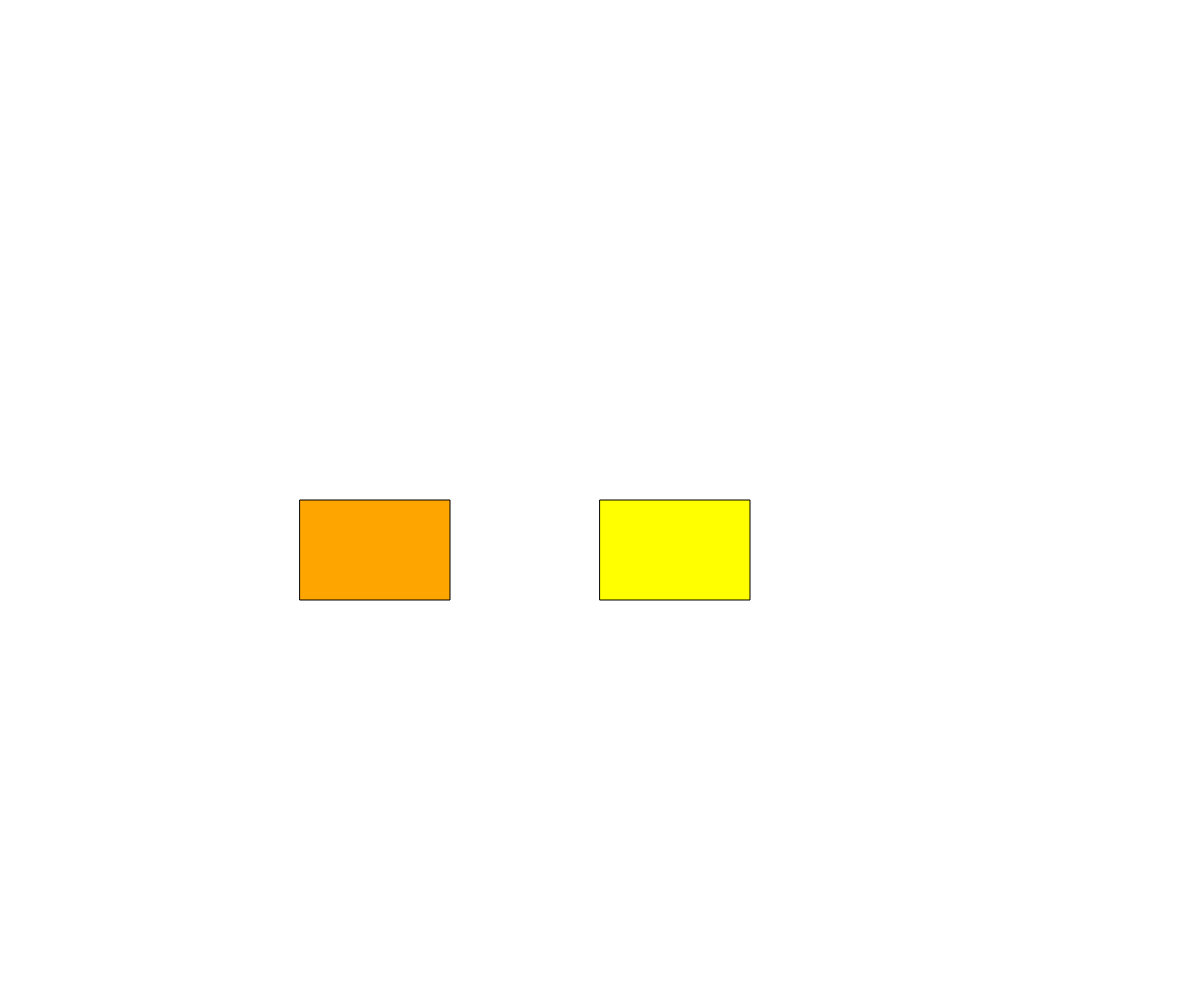
Frame 1 (no input)
Frame 60 (no input): identical to frame 1, image omitted
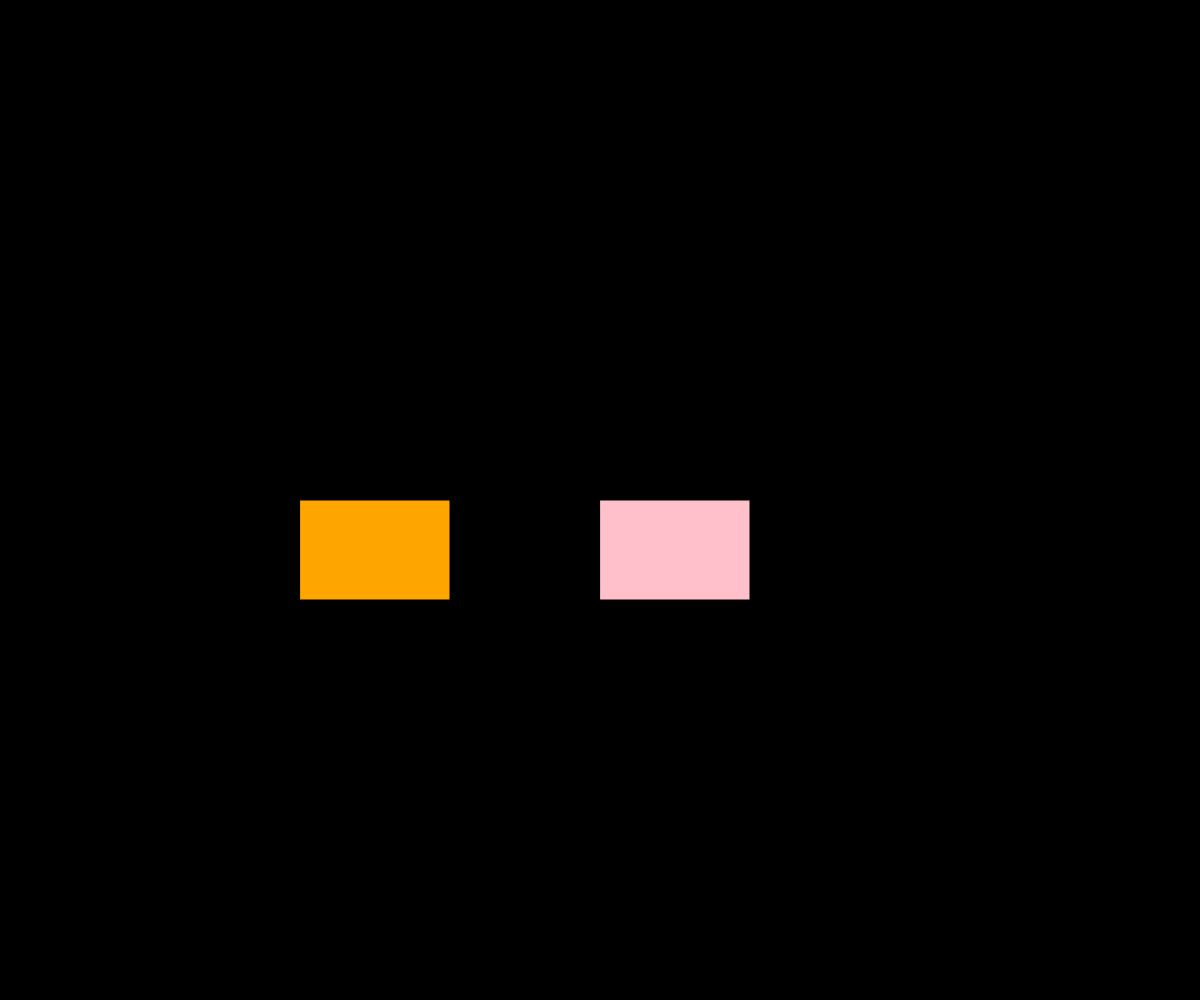
Frame 120 (the mouse pressed at the canvas centre since frame 60)

The p5.js sketch that drew these frames (run headless with seeded random() and noise() and a simulated clock; from frame 60 on, the mouse is pressed at the canvas centre):

// p5.js sketch
// ── sketch.js
// OOP Button
// Umair Khan
// 10/12/2021

let button1;
let button2;
let backgroundColor = "white";

function setup() {
  createCanvas(windowWidth, windowHeight);

  button1 = new Button(300, height/2, 150, 100, "orange");
  button2 = new Button (600, height/2, 150, 100, "yellow");
  button2.hoverColor = "pink";
}

function draw() {
  background(backgroundColor);

  button1.display();
  button2.display();
}

function mousePressed() {
  if (button1.checkHover(mouseX, mouseY)) {
    backgroundColor = "red";
  }
  else if (button2.checkHover(mouseX, mouseY)) {
    backgroundColor = "black";
  }
}

class Button {
  constructor(x, y, w, h, color) {
    this.x = x;
    this.y = y;
    this.width = w;
    this.height = h;
    this.buttonColor = color;
    this.hoverColor = "limegreen";
  }

  display() {
    if (this.checkHover(mouseX, mouseY)) {
      fill(this.hoverColor);
    }
    else {
      fill(this.buttonColor);
    }
    rect(this.x, this.y, this.width, this.height);
  }

  checkHover(x, y) {
    return x >= this.x && x <= this.x+this.width && y >= this.y && y <= this.y+this.height;
  }

}
